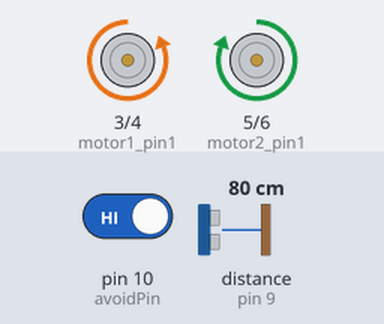
A sketch run on a simulated Arduino Uno, built with avr-gcc and run on an emulated ATmega328P. Parts: motor-driver pin pairs drawn as motors (green arrow = first pin HIGH = forward, orange = second pin HIGH = backward, longer = more drive). Wiring (inferred from the names in the program): ultrasonic range finder: trigger pin 8; echo pin 9. Inputs (shaded band) come from the test bench; at power-on: distance to the obstacle (sensor on pin 9) 80 cm, pin 10 (avoidPin) HIGH. The echo pulse lasts 58.3 µs per cm; random numbers use the default seed unless the sketch sets one.

Above: at 3.2 s.
3.3 s: distance to the obstacle (sensor on pin 9) set to 18 cm
6.3 s: distance to the obstacle (sensor on pin 9) set to 14 cm
At 6.36 s:
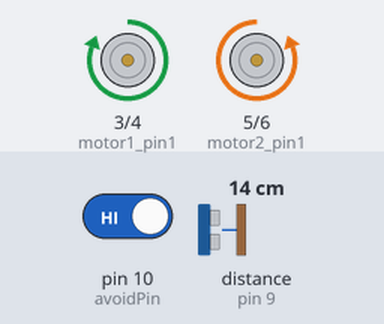
At 7.7 s:
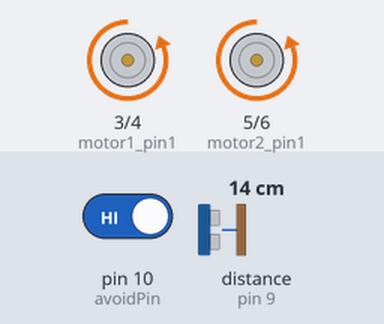
9.3 s: pin 10 (avoidPin) driven LOW
At 10.1 s:
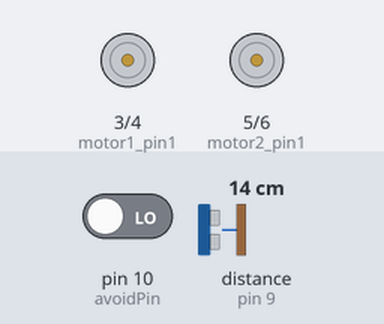
12.3 s: pin 10 (avoidPin) driven HIGH
Timing chart, 0 to 15.3 s (numbered marks = the images above; inputs shaded):
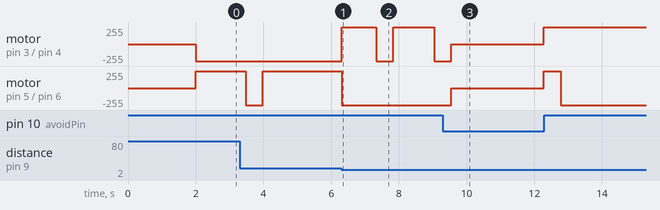

Measured:
- the behaviour switches between 16 and 15 cm on distance to the obstacle (sensor on pin 9) (found by bisection; images 0 and 1)
- after the input at 6.3 s, motor on pin 3 (motor1_pin1) / pin 4 (motor1_pin2): backward 255/255 → forward 255/255 at once, → backward 255/255 1.0 s later, → forward 255/255 0.50 s later, → backward 255/255 1.2 s later

The sketch:

voiture.ino
```cpp
// moteur
int motor1_pin1 = 3;  // PIN L298N IN1
int motor1_pin2 = 4;  // PIN L298N IN2
int motor2_pin1 = 5;  // PIN L298N IN3
int motor2_pin2 = 6;  // PIN L298N IN4
uint8_t etat_moteur[4] = {0, 0, 0, 0};

// capteur avant
int trig = 8;         // PIN HC-SR04 TRIG
int echo = 9;         // PIN HC-SR04 ECHO
long lecture_echo;
long cm;
long avant_max=15;
bool obstacle_av = 0;

// capteur arriere
int avoidPin = 10;    // PIN IR Avoidance
bool obstacle_ar = 0;

// boutton
int buttonPin = 12; //the button pin attach to

int roule_avant =0;
int roule_arriere = 0;
long randNumber=0;

// Arret des moteurs
void moteur_arret()
{
	digitalWrite(motor1_pin1, LOW);
	digitalWrite(motor1_pin2, LOW);
	digitalWrite(motor2_pin1, LOW);
	digitalWrite(motor2_pin2, LOW);
}

void setup()
{
	pinMode(motor1_pin1, OUTPUT);
	pinMode(motor1_pin2, OUTPUT);
	pinMode(motor2_pin1, OUTPUT);
	pinMode(motor2_pin2, OUTPUT);
	moteur_arret();

  pinMode(trig, OUTPUT);
  digitalWrite(trig, LOW);
  pinMode(echo, INPUT);

  pinMode(avoidPin, INPUT);

  randomSeed(analogRead(0));
  delay(2000);
}

long distance()
{
  long cm;
  digitalWrite(trig, HIGH);
  delayMicroseconds(10);
  digitalWrite(trig, LOW);
  lecture_echo = pulseIn(echo, HIGH);
  cm = lecture_echo / 58;
  return cm;
}

bool obstacle_avant()
{
  bool obstacle = 0;
  cm = distance();
  if ( cm < avant_max ) { obstacle = 1; }
  return obstacle;
}

bool obstacle_arriere()
{
  bool obstacle = 0;
  int avoidVal = digitalRead(avoidPin);
  if(avoidVal == LOW)  { obstacle = 1; }
  return obstacle;
}

void applique_etat_moteur()
{
	moteur_arret();
	digitalWrite(motor1_pin1, etat_moteur[0]);
	digitalWrite(motor1_pin2, etat_moteur[1]);
	digitalWrite(motor2_pin1, etat_moteur[2]);
	digitalWrite(motor2_pin2, etat_moteur[3]);
}

void change_etat_moteur(uint8_t m1, uint8_t m2, uint8_t m3, uint8_t m4)
{
	etat_moteur[0] = m1;
	etat_moteur[1] = m2;
	etat_moteur[2] = m3;
	etat_moteur[3] = m4;
	applique_etat_moteur();
}

// marche avant
void moteur_avant()
{
 change_etat_moteur(LOW, HIGH, HIGH, LOW);
}

// marche arriere
void moteur_arriere()
{
 change_etat_moteur(HIGH, LOW, LOW, HIGH);
}

// tourne a droite
void moteur_droite()
{
 change_etat_moteur(LOW, HIGH, LOW, HIGH);
}

// tourne a gauche
void moteur_gauche()
{
 change_etat_moteur(HIGH, LOW, HIGH, LOW);
}

// attend avant arret moteur
void attend(int temps)
{
	if ( temps > 1000 ) { temps = 1000; }
	delay(temps);
	moteur_arret();
}

// arriere
void arriere(int temps)
{
	moteur_arriere();
	attend(temps);
}

// avance
void avant(int temps)
{
	moteur_avant();
	attend(temps);
}

// tourne a droite
void droite(int temps)
{
	moteur_droite();
	attend(temps);
}

// tourne a gauche
void gauche(int temps)
{
	moteur_gauche();
	attend(temps);
}

void loop()
{
  obstacle_av = obstacle_avant();
  obstacle_ar = obstacle_arriere();
  randNumber = random(10, 60);

  // SI non bloque
  if ( obstacle_av == 0 || obstacle_ar == 0 )
  {

    if( obstacle_ar == 1)
    {
        roule_arriere=0;
    }
    else if( obstacle_av == 1)
    {
        roule_avant=0;
    }

    if ( obstacle_av == 0 )
    {
      if ( roule_arriere == 0)
      {
        roule_avant=1;
        avant(100);
      }
    }

    if( obstacle_ar == 0)
    {
      if (roule_avant == 0)
      {
        roule_arriere=1;
        arriere(100);
      }
    }

  }
  else
  {
    moteur_arret();
    delay(100);
  }

  // tourne
  if ( randNumber == 15 )
  {
    droite(500);
  }
  if ( randNumber == 16)
  {
    gauche(500);
  }

   moteur_arret();

}
```
